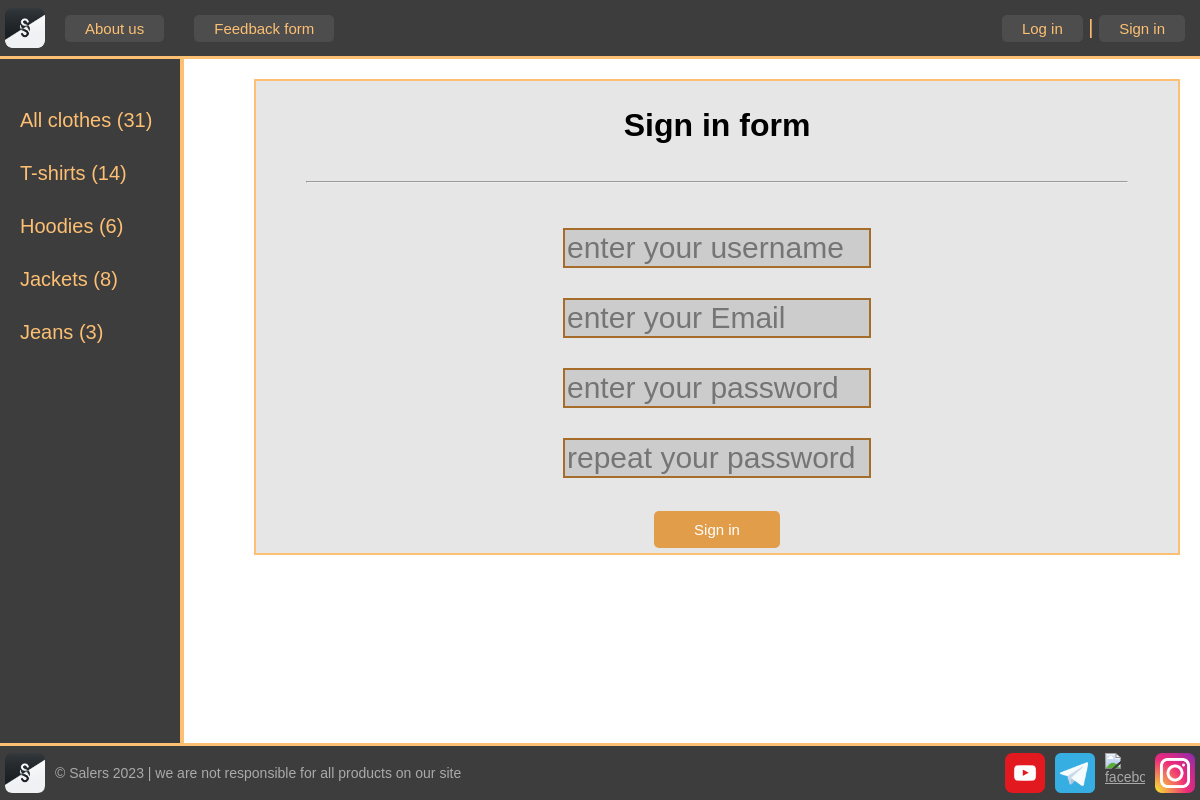
Screenshot of /register/ with the database file from the repository.
### goods/models.py (models this page shows, shortened)
class Category(models.Model):
    name = models.CharField(max_length=100, db_index=True, verbose_name='Category')
    slug = models.SlugField(max_length=255, unique=True, db_index=True, verbose_name='URL')
    product_count = models.IntegerField(default=0, verbose_name='Product Count')
    def get_absolute_url(self):
        return reverse('category', kwargs={'cat_slug': self.slug})
    class Meta:
        verbose_name = 'Category'
        verbose_name_plural = 'categories'
        ordering = ['id']

### goods/views.py (the view, shortened to what this page needs)
# urls.py: path('register/', RegisterUser.as_view(), name='register'),
class RegisterUser(DataMixin, CreateView):
    form_class = RegisterUserForm
    template_name = 'menu/register.html'
    success_url = reverse_lazy('login')
    def get_context_data(self, *, object_list=None, **kwargs):
        context = super().get_context_data(**kwargs)
        c_def = self.get_user_context(title='Sign in')
        context = dict(list(context.items()) + list(c_def.items()))
        return context

### goods/forms.py
class RegisterUserForm(UserCreationForm):
    username = forms.CharField(widget=forms.TextInput(attrs={'class': 'form-input',
                                                             'placeholder': 'enter your username'}))
    email = forms.CharField(widget=forms.EmailInput(attrs={'class': 'form-input',
                                                           'placeholder': 'enter your Email'}))
    password1 = forms.CharField(widget=forms.PasswordInput(attrs={'class': 'form-input',
                                                                  'placeholder': 'enter your password'}))
    password2 = forms.CharField(widget=forms.PasswordInput(attrs={'class': 'form-input',
                                                                  'placeholder': 'repeat your password'}))
    class Meta:
        model = User
        fields = ('username', 'email', 'password1', 'password2')

### goods/utils.py (called while the page is built)
    def get_user_context(self, **kwargs):
        context = kwargs
        cats = Category.objects.all()
        total = Product.objects.count()  # count of goods
        if not cats:
            cats = Category.objects.annotate(Count('product'))
        user_menu = menu.copy()
        if not self.request.user.is_authenticated:
            user_menu.pop(1)
        context['total'] = total
        context['menu'] = user_menu
        context['cats'] = cats
        if 'cat_selected' not in context:
            context['cat_selected'] = 0
        return context

### goods/templates/menu/register.html (shortened to what this page needs)
{% extends 'base.html' %}
{% block content %}
<div class="Form">
    <h1>{{title}} form</h1>
    <hr>
    <form method="post">
        {% for f in form %}
        <p>{{f}}</p>
        {% endfor %}
        <button class="sub-button" type="submit">Sign in</button>
    </form>
</div>
{% endblock content%}

### goods/templates/base.html (shortened to what this page needs)
<!DOCTYPE html>
{% load static %}
<html lang="en">
<head>
    <link type="text/css" href="{% static 'css/styles.css' %}" rel="stylesheet"/>
</head>
<body>
<table class="table-page" border=0 cellpadding="0" cellspacing="0">
    <tr>
        <td valign=top>
            {% block mainmenu %}
            <header>
                <ul id="mainmenu" class="mainmenu" style="padding-top: 5px">
                    <li class="logo"><a href="/">
                        <div class="logo"></div></a></li>
                    {% for m in menu %}
                    <li class="first"><a href="{% url m.url_name %}">{{m.title}}</a></li>
                    {% endfor %}
                        {% if request.user.is_authenticated %}
                        <li class="last"><a id="left" href="#">{{user.username}}</a> |
                            <a id="right" href="{% url 'logout' %}">log out</a></li>
                        {% else %}
                        <li class="last"><a id="left" href="{% url 'login' %} ">Log in</a>  |
                                        <a id="right" href="{% url 'register' %}">Sign in</a></li>
                    {% endif %}
                </ul>
            </header>
            {% endblock mainmenu %}
            <table class="table-content" border=0 cellpadding="0" cellspacing="0">
                <tr>
                    <td valign="top" class="left-chapters">
                        <ul id="leftchapters">
                            <li><a href="{% url 'home' %}">All clothes ({{ total }})</a></li>
                            {% for c in cats %}
                            <li><a href="{{ c.get_absolute_url }}">{{c.name}} ({{c.product_count}})</a></li>
                            {% endfor %}
                        </ul>
                    </td>
                    <td valign="top" class="content">
                        <div class="content-text">
                            {% block content %}
                            {% endblock %}
                        </div>
                    </td>
                </tr>
            </table>
        </td>
    </tr>
    <tr>
        <td valign=top>
            <footer>
                <div class="foot-left"><img src="{% static 'images/logos/logo.png' %}" alt="logo" width="40px" height="40px">
                <p>&copy; Salers 2023 | we are not responsible for all products on our site</p>
                </div>
                <div class="foot-right">
                <a href="https://www.youtube.com/"><img src="{% static 'images/logos/youtube-logo.png' %}" alt="youtube" height="40px" width="40px" ></a>
                <a href="https://telegram.org/"><img src="{% static 'images/logos/telegram-logo.png' %}" alt="telegram" height="40px" width="40px" ></a>
                <a href="https://www.facebook.com/"><img src="{% static 'images/logos/facebook-logo.png' %}" alt="facebook" height="40px" width="40px"></a>
                <a href="https://www.instagram.com/"><img src="{% static 'images/logos/instagram-logo.png' %}" alt="instagram" height="40px" width="40px" ></a>
                </div>
            </footer>
        </td>
    </tr>
</table>
</body>
</html>

### goods/static/css/styles.css (style rules this page uses)
html, body { font-family: 'Arial'; margin: 0; padding: 0; height: 100vh; width: 100%; color: #444; display: flex; flex-direction: column; min-height: 90vh; align-content: flex-start; flex-wrap: wrap; }
a { color: #0059b2; text-decoration: none; }
img { max-width: 600px; height: auto; }
.table-page { width: 100%; height: 100%; vertical-align: top; }
.table-page tr { height: 100%; }
header { background: #3d3d3d; height: 50px; padding: 3px 5px 3px 5px; border-bottom: 3px solid #fdc073; }
.logo { background: url('../images/logos/logo.png') no-repeat center center; width: 40px; height: 40px; background-size: cover; border-radius: 20%; align-items: center; }
ul.mainmenu { list-style: none; margin: 0; padding: 0; height: 40px; color: #fdc073; font-size: 20px; overflow: hidden; }
ul.mainmenu li { float: left; margin: 7px 10px 5px 20px; text-align: center; }
ul.mainmenu li.logo { margin: 0; }
header li.first { font-size: 15px; display: inline-block; padding: 5px 20px 5px 20px; background-color: #4d4d4d; color: #fdc073; text-decoration: none; border: none; cursor: pointer; border-radius: 5px; }
header li.last { float: right; }
header li.last #left { font-size: 15px; display: inline-block; padding: 5px 20px 5px 20px; background-color: #4d4d4d; color: #fdc073; text-decoration: none; border: none; cursor: pointer; border-radius: 5px; }
header li.last #right { font-size: 15px; display: inline-block; padding: 5px 20px 5px 20px; background-color: #4d4d4d; color: #fdc073; text-decoration: none; border: none; cursor: pointer; border-radius: 5px; }
.sub-button { font-size: 15px; display: inline-block; padding: 10px 40px 10px 40px; background-color: #e19d4a; color: #fff; text-decoration: none; border: none; cursor: pointer; border-radius: 5px; }
ul.mainmenu li a { color: #fdc073; text-decoration: none; }
.table-content { width: 100%; min-height: 100%; height: 100%; }
.left-chapters { height: 84vh; max-width: 180px; width: 180px; margin: 0; background: #3d3d3d; border-right: 4px solid #fdc073; }
.left-chapters ul { width: 150px; min-height: 80%; margin: 0; padding: 20px 10px 0px 20px; list-style: none; font-size: 20px; }
.left-chapters ul li { margin: 30px 0 0 0; color: #999; }
.left-chapters ul li a { color: #fdc073; text-decoration: none; }
.content { padding: 20px 20px 20px 40px; width: 100%; box-sizing: border-box; text-align: center; }
.content-text { margin: 0 0 0 30px; color: #000; font-family: arial; }
.content-text h1 { font-size: 32px; }
footer { border-top: 3px solid #fdc073; margin-top: auto; background: #3d3d3d; padding: 5px; color: #aaa; font-size: 14px; display: flex; justify-content: center; align-items: center; }
footer .foot-left { margin-right: auto; display: flex; align-items: center; }
footer .foot-right { margin-left: auto; display: flex; align-items: center; }
footer a { text-decoration: underline; color: #aaa; height: 40px; width: 40px; display: flex; justify-content: center; align-items: center; }
.Form { font-size: 30px; display: flex; border: 2px solid #fdc073; background-color: #e6e6e6; padding: 5px; flex-direction: column; }
.Form hr { width: 90%; }
.form-input { width: 300px; font-size: 30px; background-color: #cccccc; border: 2px solid #a56d29; }

### rows the page displays
Category: name "T-shirts", product_count "14"
Category: name "Hoodies", product_count "6"
Category: name "Jackets", product_count "8"
Category: name "Jeans", product_count "3"

### other values shown
{{ m.title }} "About us" "Feedback form"
{{ total }} "31"
{{ title }} "Sign in"
